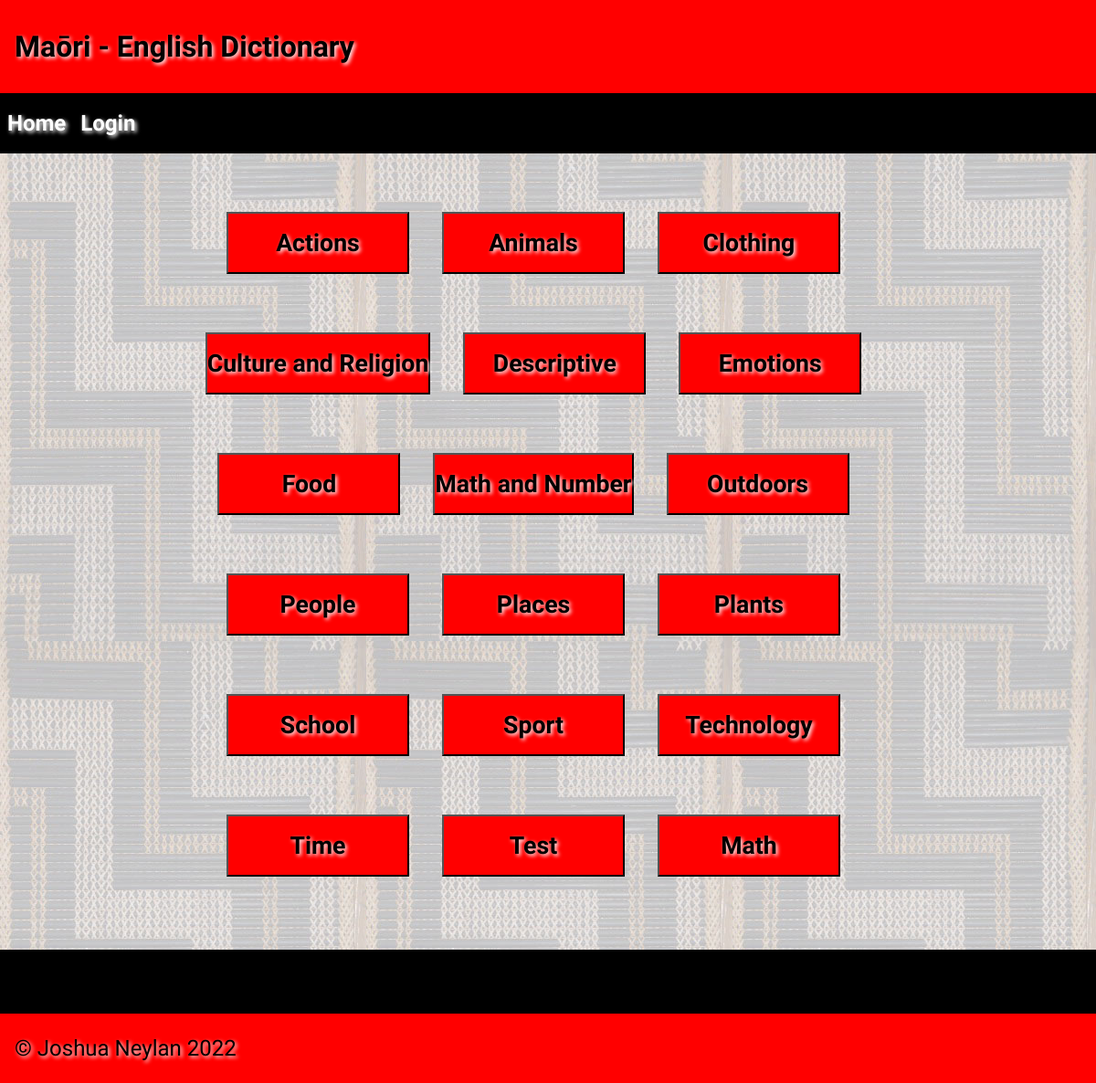
Before: / with the older database file.
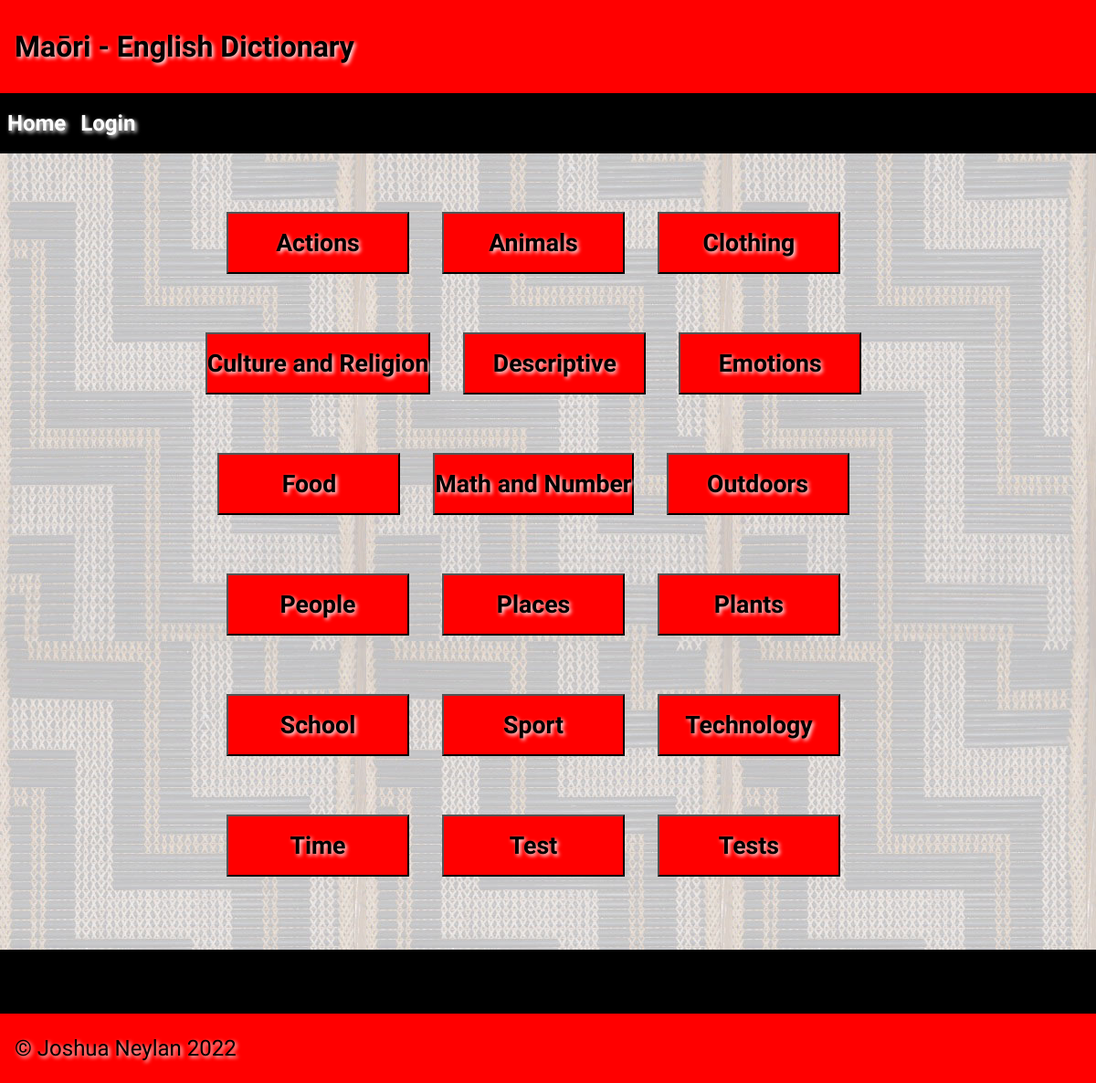
After: the same page with the newer database file.
### tables this page shows
CREATE TABLE "Categories"
(
    id            INTEGER
        constraint categories_pk
            primary key autoincrement,
    category_name varchar(50)
);

### app.py (the view)
@app.route('/')
def render_home():
    category_list = query_executor("SELECT id, category_name FROM Categories", None, True)
    for i in range(len(category_list)):
        category_list[i] = [category_list[i][0], category_list[i][1]]
    category_list = sorted(list(category_list))
    print(category_list)
    return render_template("home.html", categories_with_ids=category_list, logged_in=is_logged_in(),
                           is_teacher=is_teacher(), first_name=session.get("first_name"))

### app.py (called while the page is built)
def create_connection(db_file):
    try:
        connection = sqlite3.connect(db_file)
        connection.execute("pragma foreign_keys=ON")
        return connection
    except Error as e:
        print(e)
    return None

def query_executor(query, variable_used_to_execute_query, return_values):
    con = create_connection(DB_NAME)
    cur = con.cursor()
    if variable_used_to_execute_query:
        cur.execute(query, variable_used_to_execute_query)
    elif not variable_used_to_execute_query:
        cur.execute(query)
    if return_values:
        values = cur.fetchall()
        con.close()
        return values
    if not return_values:
        con.commit()
    con.close()

def is_logged_in():
    if session.get("email") is None:
        return False
    return True

def is_teacher():
    if session.get("email") is None:
        return False
    return len(query_executor("SELECT id FROM Teachers WHERE user_id = ?", (session.get("user_id"),), True))

### templates/home.html (shortened to what this page needs)
{% extends 'base.html' %}
{% block heading %}Maōri - English Dictionary{% endblock %}
{% block main %}
    <div class="centered_group">
        {% for category_with_id in categories_with_ids %}
            <a href="/category/{{ category_with_id[0] }}"><button><h1>{{ category_with_id[1] }}</h1></button></a>
        {% endfor %}
    </div>
{% endblock %}

### templates/base.html (shortened to what this page needs)
<!doctype html>
<html lang="en">
<head>
	<link href="{{ url_for('static', filename='css/style.css') }}" rel="stylesheet">
</head>
<body>
    <header>
        <h1>{% block heading %}{% endblock %}</h1>
    </header>
    <nav>
        <ul>
            <li><h1><a href="\">Home</a></h1></li>
            {% if logged_in %}
                <li><h1><a href="/saved">Saved words</a></h1></li>
                <li><h1><a href="/logout">Log out</a></h1></li>
            {% else %}
                <li><h1><a href="/login">Login</a></h1></li>
            {% endif %}
        </ul>
    </nav>
    <main>
        <div id = "container">
            {% block main%}{% endblock %}
        </div>
    </main>
    <div class = "footer_top"></div>
    <footer>
        <p>
            &copy; Joshua Neylan 2022
        </p>
    </footer>
</body>
</html>

### static/css/style.css (style rules this page uses)
* { font-family: Comfortaa, sans-serif; margin: 0; padding: 0; box-sizing: border-box; }
header { grid-area: header; background-color: #f00; padding: 1rem; }
nav { grid-area: nav; }
h1, h2, h3, h4 { padding: 1rem 0; font-family: 'Suez One', serif; color: #000; text-shadow: 2px 2px 4px #fff; }
p { padding: 0.5rem 0; }
a { color: #222; }
footer { grid-area: footer; padding: 1rem; background: #ff0000; }
.footer_top { display: block; width: 100%; height: 70px; background-color: #000000; }
footer p { color: #000; text-shadow: 2px 2px 4px #fff; font-size: 1.5rem; }
button { margin-top: 4rem; margin-right: 2rem; background-color: #ff0000; min-width: 200px; }
#container { width: 92vw; margin: auto; display: table; }
nav { width: 100%; float: left; background-color: rgba(0, 0, 0, 1) }
nav ul { list-style: none; }
nav li { padding: 0.2rem 0.5rem; display: inline; float: left; }
nav a { color: #fff; text-decoration: none; }
main { min-height: 100vh; background-image: url("../images/poutama.jpg"); background-repeat: repeat; }
.centered_group { text-align: center; margin: auto; width: 70%; padding-bottom: 10vh; }

Changed rows visible on the page:
removed Categories: category_name "Math"
added Categories: category_name "Tests"
